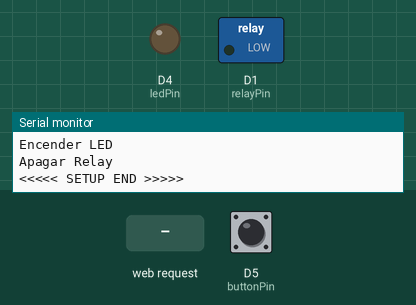
The sketch below on a simulated ESP8266 (Wemos D1 mini). Shown: switched loads named in the sketch (green lamp = pin HIGH), output pins drawn as LEDs (lit = HIGH), the last lines printed to the serial monitor. The inputs (shaded band) are chosen by the test bench; at power-on: D5 (buttonPin) HIGH. WiFi joins after 1.5 s; servers stay silent unless stated.

Above: at 2.7 s.
2.8 s: D5 (buttonPin) pulled LOW for 0.15 s
At 3.8 s:
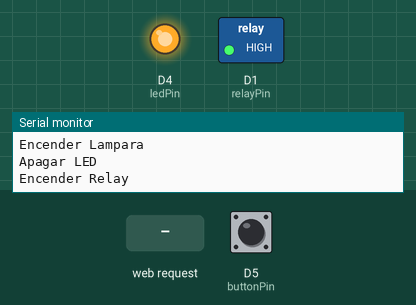
4.4 s: HTTP request GET /on received
At 5.6 s:
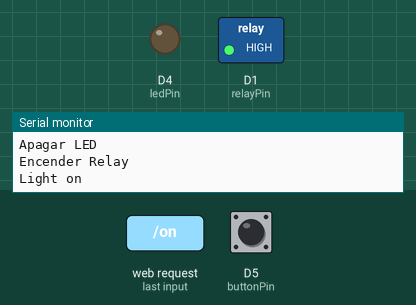
5.9 s: HTTP request GET /off received
At 6.7 s:
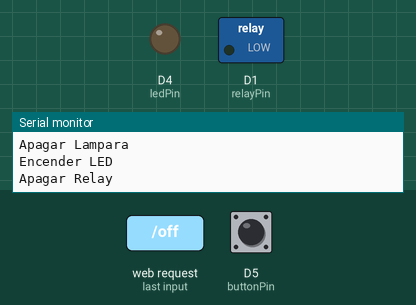
7.4 s: HTTP request GET /off received
At 7.9 s:
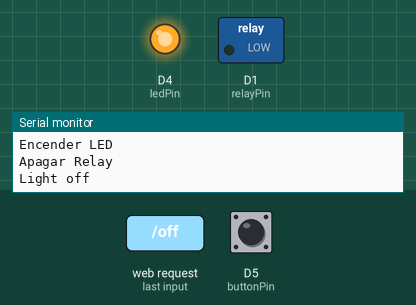
8.9 s: D5 (buttonPin) pulled LOW for 1 s
At 9.7 s:
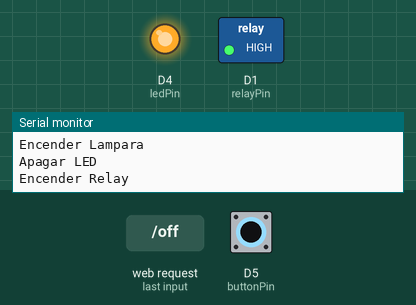
11.4 s: D5 (buttonPin) pulled LOW for 3.2 s
At 12.8 s:
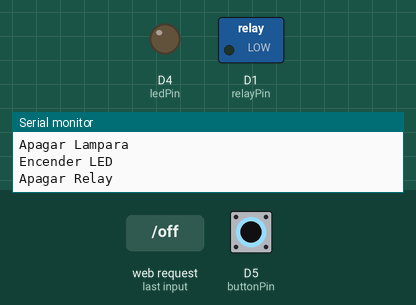
Timing chart, 0 to 14.4 s (numbered marks = the images above; inputs shaded):
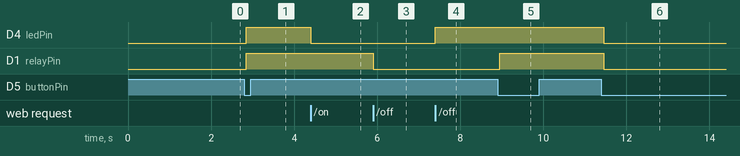

The sketch:

HomeKit_HTTP_LightControl_v2.0.ino
```cpp
/**
 * A program for the WeMos D1 to set the LED in response to
 * requests from HomeBridge.
 *
 * Hardware assumptions:
 * Onboard LED (Pin 4)
 */

#include <ESP8266WiFi.h>
#include <WiFiClient.h>
#include <ESP8266WebServer.h>
#include <ESP8266mDNS.h>

const char* ssid = "Papillon";
const char* password = "70445312";

const int relayPin = D1;
const int ledPin = D4;
const int buttonPin = D5;
const int LDRPin = A0;
const unsigned long debounceDelay = 50;    // the debounce time; increase if the output flickers
const int thresholdLDR = 700; // Light level to turn on Lamp
const int delayLDR = 200; //ms

int status = WL_IDLE_STATUS;   // the Wifi radio's status
bool estadoLampara = false;
bool viejoEstadoLampara = false;
bool forzarEstado = false;
int buttonState;             // the current reading from the input pin
int lastButtonState = LOW;   // the previous reading from the input pin
unsigned long lastDebounceTime = 0;  // the last time the output pin was toggled

ESP8266WebServer server(80);

void handleRoot() {
  server.send(200, "text/plain", "hello from esp8266!");
}

void handleNotFound() {
  String message = "File Not Found\n";

  server.send(404, "text/plain", message);
}

void setup(void){
  Serial.begin(115200);
  Serial.println("<<<<< SETUP START >>>>>");
//  pinMode(LED_BUILTIN, OUTPUT);

   // Set Relay
  pinMode(relayPin, OUTPUT);

  // initialize digital pin LED_BUILTIN as an output.
  pinMode(ledPin, OUTPUT);

  // Set Button
  pinMode(buttonPin, INPUT_PULLUP);

  bool connectingWIFI = true;
  int tries = 0;

  Serial.begin(115200);
  WiFi.begin(ssid, password);
  Serial.println("");

  // Wait for connection
  Serial.println("Trying Main WiFi");
  while ((WiFi.status() != WL_CONNECTED) && (tries < 10)) {
    delay(500);
    Serial.print(".");
    tries++;
  }
  Serial.println();
  if (tries >= 10) {
    Serial.println("Too many trials, no WiFi connection was possible");
  } else {
    Serial.println("");
    Serial.print("Connected to ");
    Serial.println(ssid);
    Serial.print("IP address: ");
    Serial.println(WiFi.localIP());

    Serial.println("Network OK");

    if (MDNS.begin("papilloniot-lampara")) {
      Serial.println("MDNS responder started");
    }

    server.on("/", [](){
      server.send(200, "text/plain", "PapillonIoT Lamp");
    });

    server.on("/on", [](){
      server.send(200, "text/plain", "Light is on");
      Serial.println("Light on");
      digitalWrite(LED_BUILTIN, 0);
        estadoLampara = true;
    });

    server.on("/off", [](){
      server.send(200, "text/plain", "Light is off");
      Serial.println("Light off");
      digitalWrite(LED_BUILTIN, 1);
      estadoLampara = false;
    });

    server.on("/status", [](){
      if (estadoLampara)
        server.send(200, "text/plain", "1");
      else
        server.send(200, "text/plain", "0");

      Serial.println("Get Status");
    });

    server.on("/ldr", [](){
      int sensorValue = analogRead(LDRPin);
      String sValue = String(1024 - sensorValue);
      String payload = "{ \"light\": " + sValue +"}";
      server.send(200, "text/plain", payload);
      Serial.println("Get LDR");
    });

    server.onNotFound(handleNotFound);

    server.begin();
    Serial.println("HTTP server started");
  }

  // Estado inicial
  controlLampara(estadoLampara);
  Serial.println("<<<<< SETUP END >>>>>");
}

void loop(void) {
  viejoEstadoLampara = estadoLampara;

  server.handleClient();
    // Update Lampara Status and sensors
  updateLampara();

  // Check new status
  if (estadoLampara != viejoEstadoLampara) {
     // set the Lampara:
    controlLampara(estadoLampara);
  }
}

/////////////////////////////////////
//
// CUSTOM HW FUNCITONS
//
/////////////////////////////////////

void controlLED (bool OnOff)
{
  if (OnOff) {
    Serial.println("Encender LED");
    digitalWrite(LED_BUILTIN, LOW);   // turn the LED on (LOW is the voltage level)
  }
  else {
    Serial.println("Apagar LED");
    digitalWrite(LED_BUILTIN, HIGH);   // turn the LED off (HIGH is the voltage level)
  }
}

void controlRelay (bool OnOff)
{
  if (OnOff) {
    Serial.println("Encender Relay");
    digitalWrite(relayPin, HIGH);   // turn the RELAY on (HIGH is the voltage level)
  }
  else {
    Serial.println("Apagar Relay");
    digitalWrite(relayPin, LOW);   // turn the RELAY off (LOW is the voltage level)
  }
}

void controlLampara (bool OnOff)
{
  if (OnOff) {
    Serial.println("Encender Lampara");
    controlLED(false);
    controlRelay(true);
  }
  else {
    Serial.println("Apagar Lampara");
    controlLED(true);
    controlRelay(false);
  }
}

void controlButton()
{
  // read the state of the switch into a local variable:
  int reading = digitalRead(buttonPin);

  // check to see if you just pressed the button
  // (i.e. the input went from LOW to HIGH), and you've waited long enough
  // since the last press to ignore any noise:

  // If the switch changed, due to noise or pressing:
  if (reading != lastButtonState) {
    // reset the debouncing timer
    lastDebounceTime = millis();
  }

  if ((millis() - lastDebounceTime) > debounceDelay) {
    // whatever the reading is at, it's been there for longer than the debounce
    // delay, so take it as the actual current state:

    // if the button state has changed:
    if (reading != buttonState) {
      buttonState = reading;

      // only toggle the LED if the new button state is HIGH
      if (buttonState == LOW) {
        estadoLampara = !estadoLampara;
      }
    }
  }

  // save the reading. Next time through the loop, it'll be the lastButtonState:
  lastButtonState = reading;
}

void controlLDR()
{
  if (forzarEstado) {
    // We terminate here
    return;
  }

  int sensorValue = analogRead(LDRPin);

  if (estadoLampara && sensorValue < thresholdLDR) {
    // Hay luz, apagamos
    estadoLampara = false;
  } else if (!estadoLampara && sensorValue >= thresholdLDR) {
    // No hay luz, encendemos
    estadoLampara = true;
  }

  delay(delayLDR);
}

void updateLampara()
{
  // Read analog
//  controlLDR();

  // Read button
  controlButton();

}
```

Measured:
- after the input at 2.8 s, D4 (ledPin), D1 (relayPin): LOW → HIGH after 0.05 s
- after the input at 4.4 s, D4 (ledPin): HIGH → LOW at once
- after the input at 5.9 s, D1 (relayPin): HIGH → LOW at once
- after the input at 7.4 s, D4 (ledPin): LOW → HIGH at once
- after the input at 8.9 s, D1 (relayPin): LOW → HIGH after 0.05 s
- after the input at 11.4 s, D4 (ledPin), D1 (relayPin): HIGH → LOW after 0.05 s
